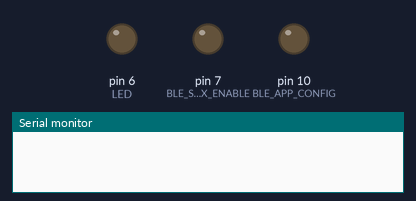
A sketch run on a simulated Arduino Pro Mini, built with avr-gcc and run on an emulated ATmega328P. Parts: output pins drawn as LEDs (lit = HIGH), the last lines printed to the serial monitor.

Above: at 0.1 s.
At 0.8 s:
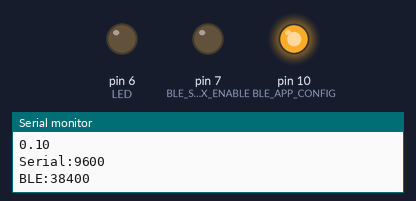
Timing chart, 0 to 2.3 s (numbered marks = the images above):
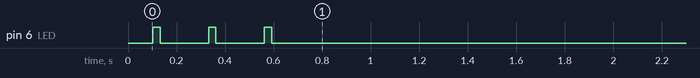

The sketch:

TEST_HJ_185_REV_B_0.ino
```cpp
//Board Pro mini 3v 8MHz
//Programmer - USB Tiny

/*
**********************************************************************
channels:
FFF0 - srvices
FFF1 - Reads from MCU - transparent
FFF2 - Sends to MCU - transparent
FFF3 - RX/TX chip to APP for configs

change settings in Bluetooth Monitor:
	Custom settings
	1-Service UUID - only one will be shows
		FFF0
	2-Read characteristics
		FFF1 - Trasnparent
		FFF3 - direct from BLE chip
	3-Write charasteristics:
		FFF2 - Trasnparent
		FFF3 - to send to BLE direct-inbuilt comands etc...

		///man iisti nesanaaca piesleegties ar ble serial mon. betr straadaaja ar NRF conncet
		TEMPLATE - APP -> BLE <-
			FFF0
			FFF3
			FFF3

		TEMPLATE - APP -> BLE -> Transparant
			FFF0
			FFF1
			FFF2
recont BLE afters setting change!!!!!!!!!!!


**********************************************************************

PIN14/P0.16 - HIGH - Config mode Enable.HIGH-Enable, LOW-Disable
PIN9/P0.02 - Ble Serial RX Enable. LOW-enable, HIGH-Disable
VCC - 1.7-3.6V
<RD_NAME> <ST_NAME=xxx>
<RD_ADV_ONOFF> <ST_ADV_ONOFF=X> X=1:BroadCast ON, X=0 BroadCast Off
<RD_ADV_DATA> <ST_ADV_DATA=xx..xx> Set/Read Data about Broadcasting-HEX
<RD_ADV_GAP> <ST_ADV_GAP=xx..xx> Broadcast gab 20-10`000ms
<RD_CLIENT_LINK> <ST_CLIENT_LINK=0> Disconnect from Host. Reads MAC
<RD_CON_MIN_GAP> <ST_CON_MIN_GAP=xx..xx> Min connection gab 7.5-4000ms
<RD_CON_MAX_GAP> <ST_CON_MAX_GAP=yy..yy> Max connection Gap 7.5-4000ms
<RD_CON_TIMEOUT> <ST_CON_TIMEOUT=xx..xx> Timeout of slave connection 500-8000ms
<RD_SECRET> <ST_SECRET=xx..xx> <ST_CLEAR_SECRET=1> Pasword. Up to 8 chars
<RD_SECRET_TIMEOUT> <ST_SECRET_TIMEOUT=xx..xx> Pasword timeout 1-255s
<RD_SOFT_VERSION>
<RD_TX_POWER> <ST_TX_POWER=+4> -40/-20/-16/-12/-8/-4/0+3/+4dBm
<ST_RESET_BLE> Resest BLE after 500ms
<RD_BAUD> <ST_BAUD=xx..xx> 1200/2400/4800/9600/19200/38400/57600/115200/230400/460800/921600 bps
<RD_BLE_MAC>
<ST_OWN_MAC=xxxxxxxxxxxx> Set User-Defined MAC address
<ST_OWN_MAC=0> Cancel User-Defined MAC address
<RD_T1> <ST_T1=x> 1-255ms T1 value – App receiving indicator PIN10
<RD_UART_EVEN> <ST_UART_EVEN=x> 1-enables even parity. 0-disabled
<RD_AD_WAIT> <ST_AD_WAIT=x> Set/Red PIN10 puldown delay 1-255ms
<RD_UART_PULL> <ST_UART_PULL=x> BLE RX pullup – 1-Enable, 0-Disable Internal Pull-up - PIN5
<ST_FACTORY=1> RESTORE FACTORY SETTINGS
<RD_WAKEUP_HIGH> <ST_WAKEUP_HIGH=x> 1-Active HIGH 0-Active LOW(default) PIN9


**********BAUD RATES*****************
forum:
1	-	Using software serial at rates over 38400 is a recipe for disaster.
2	-	Even when using hardware serial, I understand the 3.3v Pro Mini struggles at 115200.
		I assume this is because it runs at 8MHz.

SoftwareSerial:
		8MHz  up  to  57600
		16MHz up  to  115200

		38400 - suggestet from forums!
*/

/*2021-1-8


OK	-	1-test print/write - same output on com monitor
OK	-	2-turn on ble module, open module with NRF connect. write <RD_BAUD>. works with Nrf Connect
OK	-	3-set baudrate fro, MCU	<ST_BAUD=38400>
			set softserial baud the same you will programm to BLE - does not work!!!!!!!
					begin existing baud rate
					write set baud comand
					end softser
					begin new baud

			57600 - aatri suutot datus radaas kluuads loti aatri	serial.write
			38400 - ir kluudas, bet mazaak. bet ir taapat :/ 		serial.write
			ble receives good from ble. ble receives bad from MCU!!!
			nu itkaa no BLE naak daudz mazaak datu nekaa no mcu uz ble. naak tik izmainjas

			serial nomainiiju no 9600 uz 38400. taapat ir kluudas. arii leenaam rakstot
			tas laikam saitiits ar to 17 bitu suutiishanu/daliishanu pakaas!!

	-	Baud rate can be set from app any time, only if BLE_APP_CONFIG is enabled!!!!!
*/
#define TEST-HJ-185-REV-B
#define ver 0.10

#define BUTON         		4
#define LED           		6
#define STROBE        		5
#define VOLTAGE       		A2
#define STAB          		3
#define BLE_TX        		9
#define BLE_RX        		8
#define BLE_SER_RX_ENABLE   7		//BLE PIN9 - LOW-enable, HIGH-Disable
#define BLE_APP_CONFIG    	10		//BLE PIN14 - HIGH-Enable, LOW-Disable

/*BLUETOOTH*********************************************/
#include <SoftwareSerial.h>
SoftwareSerial bleSerial(BLE_TX, BLE_RX); //(RxTx) of MCU
//SoftwareSerial bleSerial(BLE_RX, BLE_TX); //(RxTx) of MCU
void ble_serial_begin();
void set_name();


void setup(){
        Serial.begin(38400);				//maybe change to 115200-no
        bleSerial.begin(57600); 		//default 115200,..38400-sugested for 8MHz!!!
/*define I/O*/
        pinMode(LED, OUTPUT);
        pinMode(BUTON, INPUT_PULLUP);
        pinMode(BLE_SER_RX_ENABLE, OUTPUT);
        pinMode(BLE_APP_CONFIG, OUTPUT);
/*do some stuff here*/
		delay(50);


		bleSerial.write("<ST_BAUD=38400>");
		bleSerial.end();
		delay(50);
		bleSerial.begin(38400);


        Serial.println(ver);
        Serial.println("Serial:9600" );
        Serial.print("BLE:38400" );

        on_short(LED, 3);

		ble_serial_begin();//enabless RX on BLE module
    	//digitalWrite(BLE_SER_RX_ENABLE, LOW);	//enabless RX on BLE module
		ble_app_config_enable();//enables ble config from app
		//digitalWrite(BLE_APP_CONFIG, HIGH);		//enables ble config from app
}

void loop(){
    //forward();//sends data between serial and softserial///write
	forward2();//print wroks the same as write
	//write_print();

}


/*dummy TEST functions*/
void write_print(){
	Serial.write("write");
	Serial.println("");
	delay(1000);
	Serial.println("print");
	delay(1000);

}
/*BLE_Functions*********************************************/
void ble_serial_begin(){
    digitalWrite(BLE_SER_RX_ENABLE, LOW);//works
}
void ble_serial_end(){
    digitalWrite(BLE_SER_RX_ENABLE, HIGH);//works
}

void ble_app_config_enable(){//enables ble config from app
    digitalWrite(BLE_APP_CONFIG, HIGH);
}
void ble_app_config_off(){
    digitalWrite(BLE_APP_CONFIG, LOW);
}
void set_name(){
    bleSerial.write("<ST_NAME=FFT-MOD-1>");//works
}
void set_password_def(){
    bleSerial.write("<ST_SECRET=1234>");//up to 8 chars
}
void clr_def_password(){
    bleSerial.write("<ST_CLEAR_SECRET=1>");
}
void set_broadcast_on(){
    bleSerial.write("<ST_ADV_ONOFF=1>");
}
void set_broadcast_off(){
    bleSerial.write("<ST_ADV_ONOFF=0>");
}
/*OTHER_Functions*********************************************/
void forward() {  //no NRF - works
  if (bleSerial && Serial) {
    int byte;
    while ((byte = bleSerial.read()) > 0) Serial.write((char)byte);//write writes bytes
    while ((byte = Serial.read()) > 0) bleSerial.write((char)byte);//does "print" works the same???
  }
}
void forward2() {  //works the same!!! all ok
  if (bleSerial && Serial) {
    int byte;
    while ((byte = bleSerial.read()) > 0) Serial.print((char)byte);//write writes bytes
    while ((byte = Serial.read()) > 0) bleSerial.print((char)byte);//does "print" works the same???
  }
}
void on_short(uint8_t PIN, uint8_t times){//short LED Blinks
      for(int i=0; i<times; i++){
          digitalWrite(PIN, HIGH);
          delay(30);
          digitalWrite(PIN, LOW);
          delay(200);
      }
}
```
